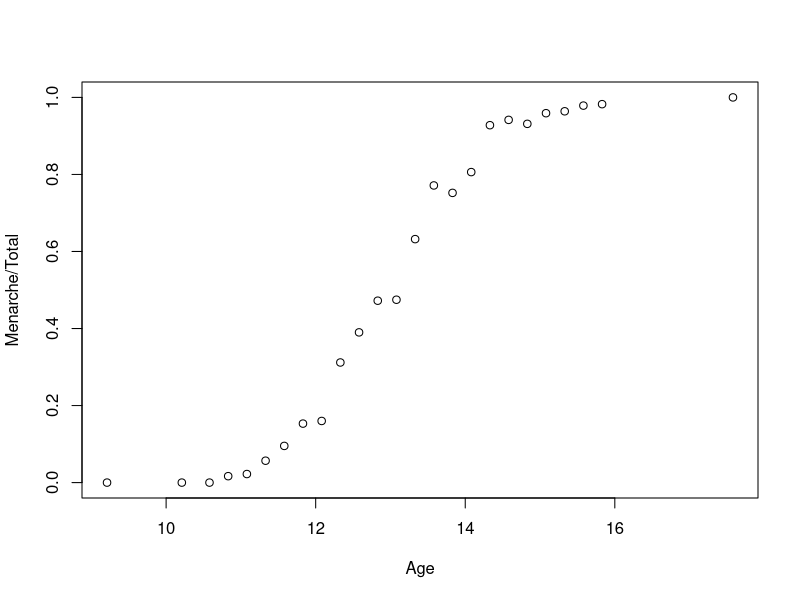
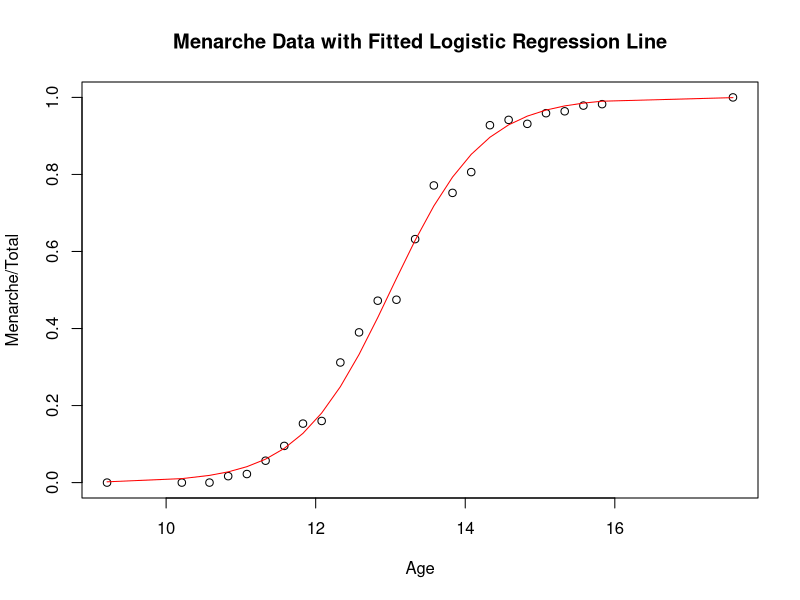

The R script that drew these images, in order:
library("MASS")
data(menarche)
str(menarche)

summary(menarche)

plot(Menarche/Total ~ Age, data=menarche)

glm.out = glm(cbind(Menarche, Total-Menarche) ~ Age, family=binomial(logit), data=menarche)

plot(Menarche/Total ~ Age, data=menarche)
lines(menarche$Age, glm.out$fitted, type="l", col="red")
title(main="Menarche Data with Fitted Logistic Regression Line")

summary(glm.out)
